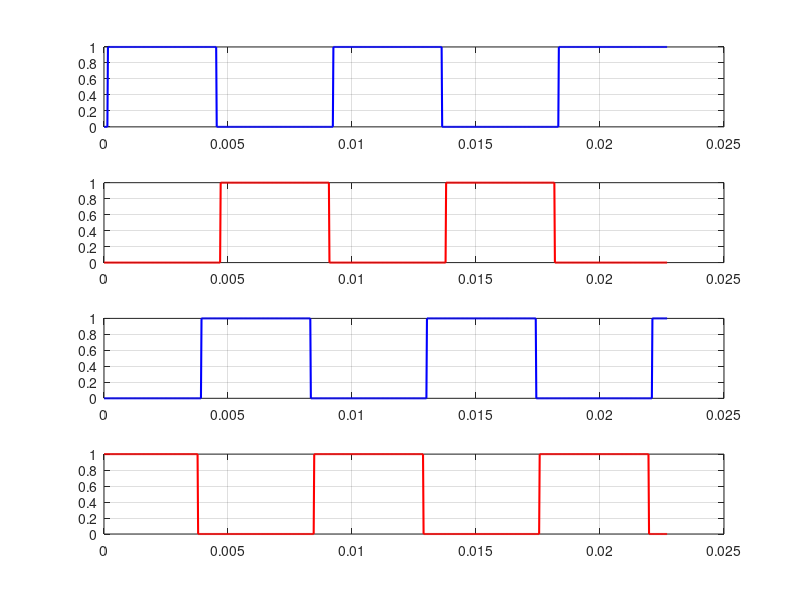
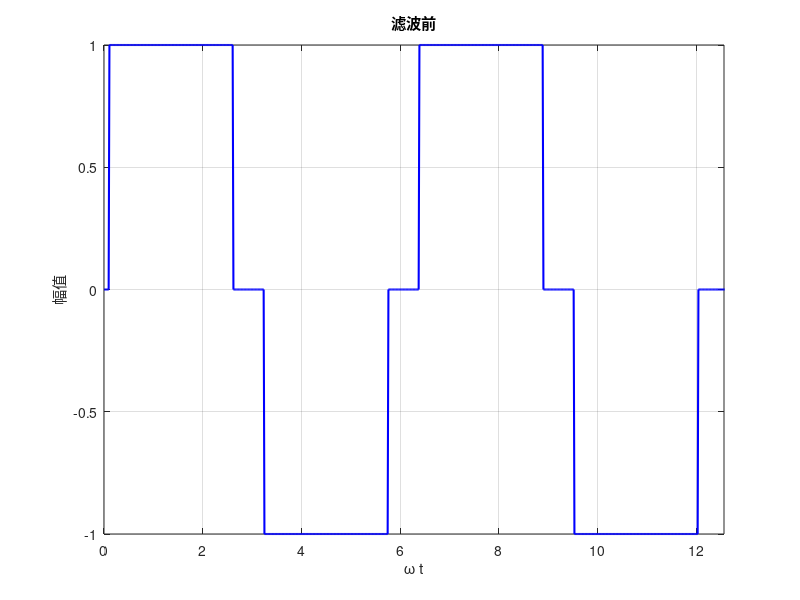

Reproduce these figures in MATLAB, in order.
% MATLAB代码：生成矩形波并提取基波
clc;
clear;
close all;

% 设置参数
U_DC = 1; % 输入直流信号幅值
phi = 2.5; % 导通角，取值范围为 (0, 2.93)
fHRTIM = 144000; % HRTIM 时钟频率 (kHz)
fHRCK = fHRTIM * 4;
% Period = 10472;
% fPWM = fHRCK / Period; % PWM 频率 (kHz)
fPWM = 110;
Period = round(fHRCK / fPWM);
T = 1 / fPWM; % PWM 周期
fDTG = fHRTIM * 8;
T_dead = 180 / fDTG; % 死区时间 (ms)
TD = T_dead / T * 2 * pi; % 死区时间 (0, 2*pi)
DT = pi - 2 * TD - phi; % (0, 0.93)
% DT = 0;
% phi = pi - 2 * TD - DT;

CMP1 = round(T_dead / T * Period); 
CMP2 = round((pi - DT) / (2 * pi) * Period);
CMP3 = round(Period / 2);
CMP4 = round((2 * pi - TD - DT) / (2 * pi) * Period);
fprintf('Period: %d\n', Period);
fprintf('CMP1: %d\n', CMP1);
fprintf('CMP2: %d\n', CMP2);
fprintf('CMP3: %d\n', CMP3);
fprintf('CMP4: %d\n', CMP4);

% 基本参数
Fs = 1000; % 采样率 (Hz)
Ts = 1 / Fs; % 采样周期
L = 1000; % 信号长度
t = (0:L-1) * Ts * 5 * pi; % (0, 2pi)

% PWM 输出信号
u1 = (mod(t, 2*pi)/2/pi*T > CMP1/Period*T) & (mod(t, 2*pi)/2/pi*T < CMP3/Period*T);
u2 = (mod(t, 2*pi)/2/pi*T > CMP3/Period*T + T_dead) & (mod(t, 2*pi)/2/pi*T < T);
u3 = (mod(t, 2*pi)/2/pi*T > CMP2/Period*T) & (mod(t, 2*pi)/2/pi*T < CMP4/Period*T);
u4 = (mod(t, 2*pi)/2/pi*T < CMP2/Period*T-T_dead) + (mod(t, 2*pi)/2/pi*T > CMP4/Period*T+T_dead);

figure;
subplot(4, 1, 1);
plot(t/2/pi*T, u1, 'b', 'LineWidth', 1.5);
grid on;
subplot(4, 1, 2);
plot(t/2/pi*T, u2, 'r', 'LineWidth', 1.5);
grid on;
subplot(4, 1, 3);
plot(t/2/pi*T, u3, 'b', 'LineWidth', 1.5);
grid on;
subplot(4, 1, 4);
plot(t/2/pi*T, u4, 'r', 'LineWidth', 1.5);
grid on;

% 滤波前输出信号
u_AB = U_DC * ((mod(t, 2*pi) > CMP1/Period*2*pi) & (mod(t, 2*pi) < CMP2/Period*2*pi-TD)) - ... % 正半周期
       U_DC * ((mod(t, 2*pi) > CMP1/Period*2*pi+pi) & (mod(t, 2*pi) < CMP2/Period*2*pi-TD+pi));    % 负半周期

figure;
plot(t, u_AB, 'b', 'LineWidth', 1.5);
title('滤波前');
xlabel('\omega t');
ylabel('幅值');
grid on;
xlim([0, 4*pi]);

% 傅里叶变换
Y = fft(u_AB);            % 快速傅里叶变换
P2 = abs(Y / L);          % 双边幅值谱
P1 = P2(1:L/2+1);         % 单边幅值谱
P1(2:end-1) = 2*P1(2:end-1); % 单边幅值谱振幅调整

% 提取频率分量
frequencies = Fs * (0:(L/2)) / L; % 频率向量
[~, idx] = max(P1(2:end));        % 找到基波
idx = idx + 1;
base_frequency = frequencies(idx); % 基波频率
base_amplitude = P1(idx);          % 基波幅值

% 提取基波信号
base_waveform = base_amplitude * sin(base_frequency * t);

% 绘制基波信号
% figure;
% plot(t, base_waveform, 'r', 'LineWidth', 1.5);
% title('滤波后');
% xlabel('\omega t');
% ylabel('幅值');
% grid on;
% xlim([0, 4*pi]);

% 打印信息
fprintf('PWM 频率：%.3f kHz\n', fPWM);
fprintf('Period：%d\n', Period);
fprintf('死区时间：%.8f ms\n', T_dead);
fprintf('输入幅值：%.2f\n', U_DC);
fprintf('导通角：%.2f (rad)\n',phi);
fprintf('输出幅值：%.3f\n', base_amplitude);
fprintf('输出有效值：%.3f\n', base_amplitude/sqrt(2));
